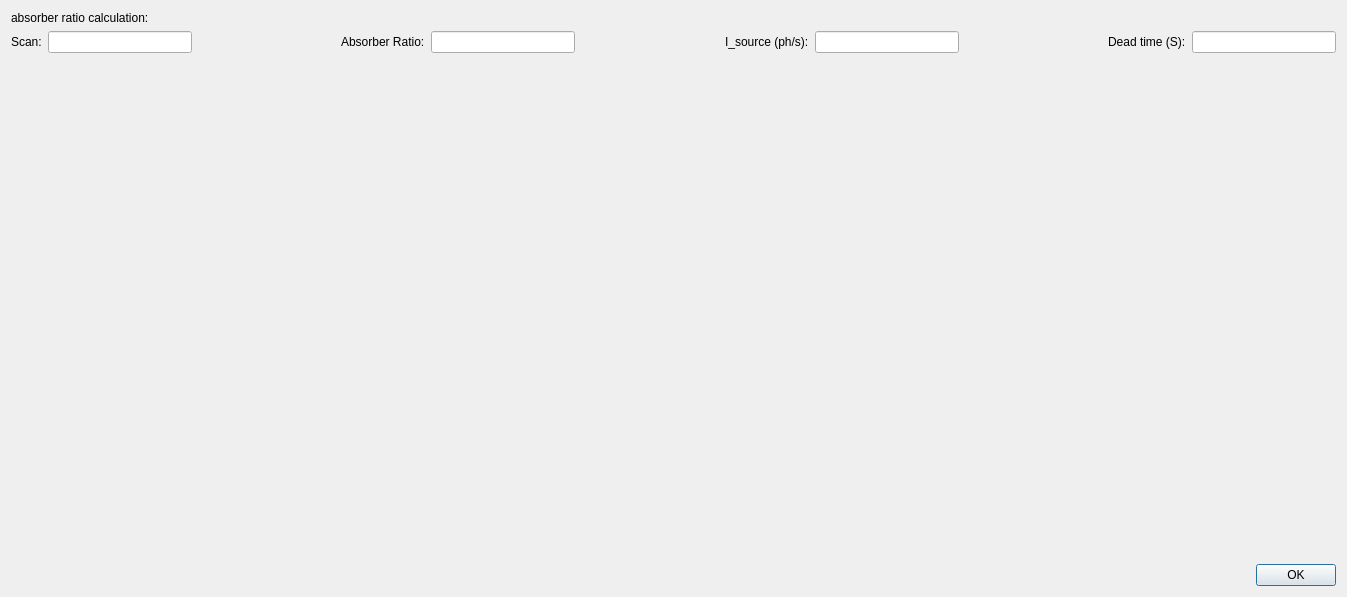
<?xml version="1.0" encoding="UTF-8"?>
<ui version="4.0">
 <class>g_l2Dialog</class>
 <widget class="QDialog" name="g_l2Dialog">
  <property name="windowModality">
   <enum>Qt::WindowModal</enum>
  </property>
  <property name="geometry">
   <rect>
    <x>0</x>
    <y>0</y>
    <width>1347</width>
    <height>597</height>
   </rect>
  </property>
  <property name="windowTitle">
   <string>Scan Details</string>
  </property>
  <layout class="QHBoxLayout" name="horizontalLayout_2">
   <item>
    <layout class="QVBoxLayout" name="verticalLayout">
     <item>
      <layout class="QHBoxLayout" name="horizontalLayout_3">
       <item>
        <widget class="QLabel" name="absRatLabel">
         <property name="text">
          <string>absorber ratio calculation:</string>
         </property>
        </widget>
       </item>
      </layout>
     </item>
     <item>
      <layout class="QHBoxLayout" name="horizontalLayout">
       <item>
        <widget class="QLabel" name="absRatscanlabel">
         <property name="text">
          <string>Scan:</string>
         </property>
        </widget>
       </item>
       <item>
        <widget class="QLineEdit" name="absRatScanLineEdit"/>
       </item>
       <item>
        <spacer name="horizontalSpacer">
         <property name="orientation">
          <enum>Qt::Horizontal</enum>
         </property>
         <property name="sizeHint" stdset="0">
          <size>
           <width>40</width>
           <height>20</height>
          </size>
         </property>
        </spacer>
       </item>
       <item>
        <widget class="QLabel" name="absRatAbsLabel">
         <property name="text">
          <string>Absorber Ratio:</string>
         </property>
        </widget>
       </item>
       <item>
        <widget class="QLineEdit" name="absRatAbsLineEdit"/>
       </item>
       <item>
        <spacer name="horizontalSpacer_2">
         <property name="orientation">
          <enum>Qt::Horizontal</enum>
         </property>
         <property name="sizeHint" stdset="0">
          <size>
           <width>40</width>
           <height>20</height>
          </size>
         </property>
        </spacer>
       </item>
       <item>
        <widget class="QLabel" name="absRatSouLabel">
         <property name="text">
          <string>I_source (ph/s):</string>
         </property>
        </widget>
       </item>
       <item>
        <widget class="QLineEdit" name="absRatSouLineEdit"/>
       </item>
       <item>
        <spacer name="horizontalSpacer_3">
         <property name="orientation">
          <enum>Qt::Horizontal</enum>
         </property>
         <property name="sizeHint" stdset="0">
          <size>
           <width>40</width>
           <height>20</height>
          </size>
         </property>
        </spacer>
       </item>
       <item>
        <widget class="QLabel" name="absRatDeadLabel">
         <property name="text">
          <string>Dead time (S):</string>
         </property>
        </widget>
       </item>
       <item>
        <widget class="QLineEdit" name="absRatDeaLineEdit"/>
       </item>
      </layout>
     </item>
     <item>
      <widget class="MplWidget" name="absRatplotWidget" native="true">
       <property name="sizePolicy">
        <sizepolicy hsizetype="Expanding" vsizetype="Expanding">
         <horstretch>0</horstretch>
         <verstretch>0</verstretch>
        </sizepolicy>
       </property>
      </widget>
     </item>
     <item>
      <widget class="QDialogButtonBox" name="absratbuttonBox">
       <property name="orientation">
        <enum>Qt::Horizontal</enum>
       </property>
       <property name="standardButtons">
        <set>QDialogButtonBox::Ok</set>
       </property>
      </widget>
     </item>
    </layout>
   </item>
  </layout>
 </widget>
 <customwidgets>
  <customwidget>
   <class>MplWidget</class>
   <extends>QWidget</extends>
   <header location="global">mplwidget</header>
   <container>1</container>
  </customwidget>
 </customwidgets>
 <resources/>
 <connections>
  <connection>
   <sender>absratbuttonBox</sender>
   <signal>accepted()</signal>
   <receiver>g_l2Dialog</receiver>
   <slot>accept()</slot>
   <hints>
    <hint type="sourcelabel">
     <x>248</x>
     <y>254</y>
    </hint>
    <hint type="destinationlabel">
     <x>157</x>
     <y>274</y>
    </hint>
   </hints>
  </connection>
  <connection>
   <sender>absratbuttonBox</sender>
   <signal>rejected()</signal>
   <receiver>g_l2Dialog</receiver>
   <slot>reject()</slot>
   <hints>
    <hint type="sourcelabel">
     <x>316</x>
     <y>260</y>
    </hint>
    <hint type="destinationlabel">
     <x>286</x>
     <y>274</y>
    </hint>
   </hints>
  </connection>
 </connections>
</ui>
